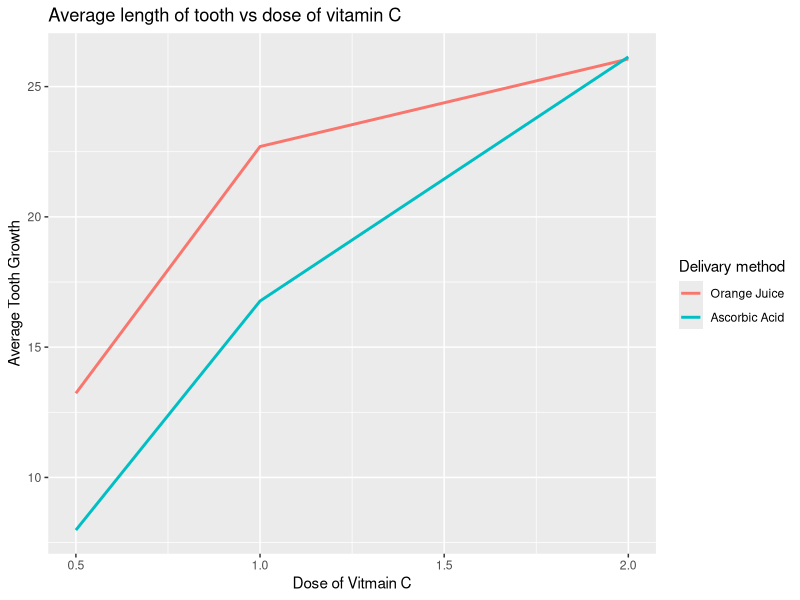
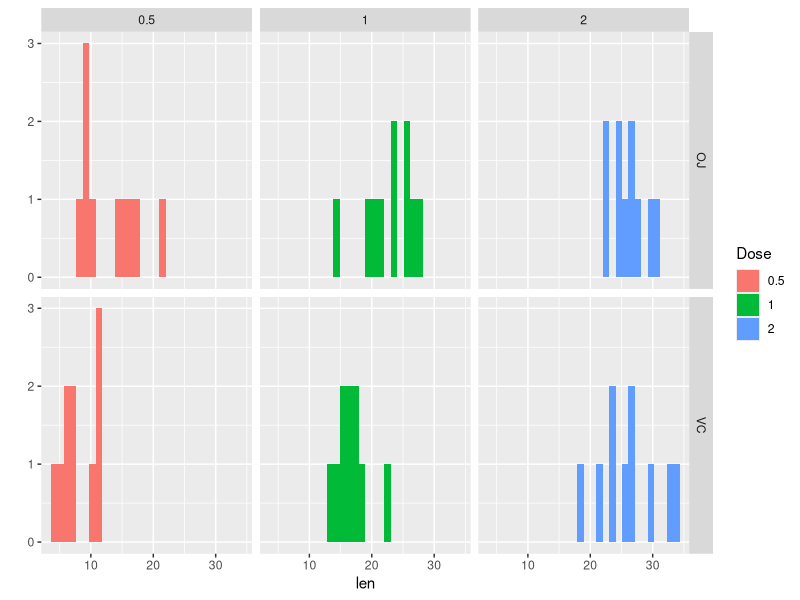

Source code (R) for these figures, in order:
## ---- chunk 1
library(plyr)
data("ToothGrowth")
total <- ddply(ToothGrowth, .(supp, dose), summarise, 
               Average_Growth = mean(len))
## ---- chunk 2
total
## ---- chunk 3
library(ggplot2)
p <- ggplot(total, aes(dose, Average_Growth, color = supp)) + 
       geom_line(stat = "identity", size = 1)
p + labs( title= "Average length of tooth vs dose of vitamin C ", x = "Dose of Vitmain C", y = "Average Tooth Growth") + scale_color_discrete( name  = "Delivary method", labels = c("Orange Juice", "Ascorbic Acid"))
## ---- chunk 4
qplot(len, data = ToothGrowth, geom = "histogram",facets = supp~dose, fill = as.factor(dose)) + scale_fill_discrete( name = "Dose")
## ---- chunk 5
ttest <- function(d){
       t.test(ToothGrowth$len[ToothGrowth$supp == "OJ" & ToothGrowth$dose == d], 
              ToothGrowth$len[ToothGrowth$supp == "VC" & ToothGrowth$dose == d], paired = F)
}
t <- lapply(c(.5,1,2), ttest)
## ---- chunk 6
#function to compute permutation statistics based on new groupings
testStat <- function(w, g) mean(w[g == "OJ" ]) - mean(w[g == "VC"])
#computing observed statistic
observedstat <- sapply(c(.5,1,2), function(t) testStat(ToothGrowth$len[ToothGrowth$dose == t], 
                         ToothGrowth$supp[ToothGrowth$dose == t]))
#computing permutation statistics
permutations <- lapply(c(.5,1,2), function(t) sapply(1:10000, function(i) 
       testStat(ToothGrowth$len[ToothGrowth$dose == t],
                sample(ToothGrowth$supp[ToothGrowth$dose == t]))))
#pringting output into a table
data.frame(Dose = c(.5,1,2), 
           "Observed Statistic" = observedstat,
           "Permutaion graeter than Observed%" = sapply(1:3, function(i) mean(permutations[[i]] > observedstat[[i]])))

